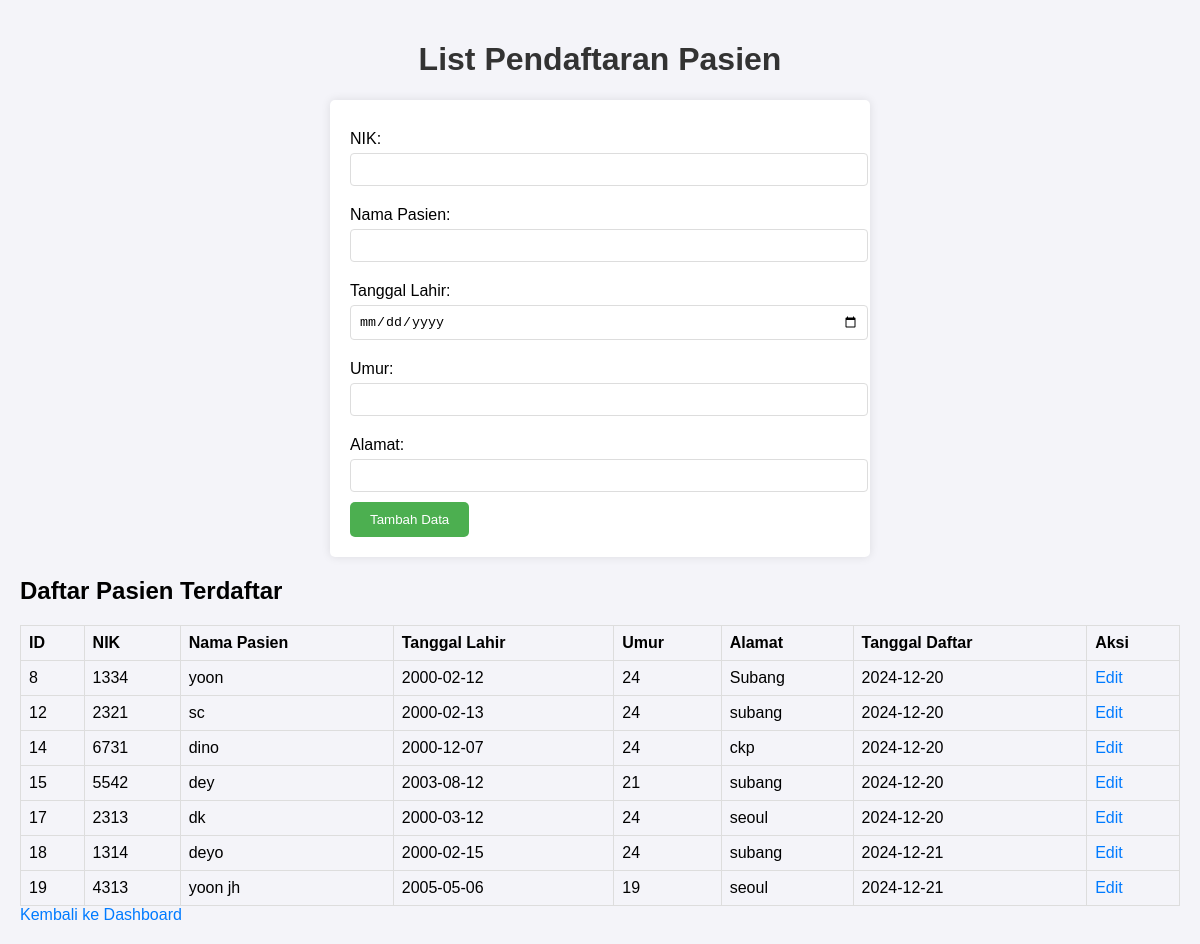
Screenshot of /list_pendaftaran_pasien.php with the database file from the repository.
### tables this page shows
CREATE TABLE `daftar_pasien` (
  `id_pasien` int(11) NOT NULL,
  `nik` varchar(50) NOT NULL,
  `nama_pasien` varchar(100) NOT NULL,
  `tanggal_lahir` date NOT NULL,
  `umur` int(11) NOT NULL,
  `alamat` varchar(255) NOT NULL,
  `tanggal_daftar` date NOT NULL DEFAULT curdate(),
  `no_antrian` int(11) NOT NULL,
  `id_data` int(11) DEFAULT NULL
);

### list_pendaftaran_pasien.php (the view, shortened to what this page needs)
<?php
include 'koneksi.php';
$edit_data = null;
$patients_result = $conn->query("SELECT * FROM daftar_pasien");
?>
<!DOCTYPE html>
<html lang="id">
<head>
</head>
<body>
    <h1>List Pendaftaran Pasien</h1>
    <form method="POST">
        <label>NIK:</label>
        <input type="text" name="nik" value="<?= $edit_data['nik'] ?? '' ?>" required>
        <label>Nama Pasien:</label>
        <input type="text" name="nama_pasien" value="<?= $edit_data['nama_pasien'] ?? '' ?>" required>
        <label>Tanggal Lahir:</label>
        <input type="date" name="tanggal_lahir" value="<?= $edit_data['tanggal_lahir'] ?? '' ?>" required>
        <label>Umur:</label>
        <input type="number" name="umur" value="<?= $edit_data['umur'] ?? '' ?>" required>
        <label>Alamat:</label>
        <input type="text" name="alamat" value="<?= $edit_data['alamat'] ?? '' ?>" required>
        <button type="submit"><?= isset($edit_data) ? 'Edit' : 'Tambah' ?> Data</button>
    </form>
    <h2>Daftar Pasien Terdaftar</h2>
    <table>
        <thead>
            <tr>
                <th>ID</th>
                <th>NIK</th>
                <th>Nama Pasien</th>
                <th>Tanggal Lahir</th>
                <th>Umur</th>
                <th>Alamat</th>
                <th>Tanggal Daftar</th>
                <th>Aksi</th>
            </tr>
        </thead>
        <tbody>
            <?php while ($row = $patients_result->fetch_assoc()): ?>
            <tr>
                <td><?= $row['id_pasien'] ?></td>
                <td><?= $row['nik'] ?></td>
                <td><?= $row['nama_pasien'] ?></td>
                <td><?= $row['tanggal_lahir'] ?></td>
                <td><?= $row['umur'] ?></td>
                <td><?= $row['alamat'] ?></td>
                <td><?= $row['tanggal_daftar'] ?></td>
                <td>
                    <a href="?id_pasien=<?= $row['id_pasien'] ?>">Edit</a>
                </td>
            </tr>
            <?php endwhile; ?>
        </tbody>
    </table>
    <a href="index.php">Kembali ke Dashboard</a>
</body>
</html>

### list_pendaftaran_pasien.php (style rules this page uses)
body { font-family: Arial, sans-serif; background-color: #f4f4f9; margin: 0; padding: 20px; }
h1 { color: #333; text-align: center; }
form { max-width: 500px; margin: 0 auto; padding: 20px; background: #fff; border-radius: 5px; box-shadow: 0 0 10px rgba(0, 0, 0, 0.1); }
label { display: block; margin: 10px 0 5px; }
input[type="text"], input[type="date"], input[type="number"] { width: 100%; padding: 8px; margin-bottom: 10px; border: 1px solid #ddd; border-radius: 4px; }
button { padding: 10px 20px; background-color: #4CAF50; color: white; border: none; border-radius: 5px; cursor: pointer; }
table { width: 100%; margin-top: 20px; border-collapse: collapse; }
table, th, td { border: 1px solid #ddd; }
th, td { padding: 8px; text-align: left; }
a { color: #007BFF; text-decoration: none; }

### rows the page displays
daftar_pasien: id_pasien "8", nik "1334", nama_pasien "yoon", tanggal_lahir "2000-02-12", umur "24", alamat "Subang", tanggal_daftar "2024-12-20"
daftar_pasien: id_pasien "12", nik "2321", nama_pasien "sc", tanggal_lahir "2000-02-13", umur "24", alamat "subang", tanggal_daftar "2024-12-20"
daftar_pasien: id_pasien "14", nik "6731", nama_pasien "dino", tanggal_lahir "2000-12-07", umur "24", alamat "ckp", tanggal_daftar "2024-12-20"
daftar_pasien: id_pasien "15", nik "5542", nama_pasien "dey", tanggal_lahir "2003-08-12", umur "21", alamat "subang", tanggal_daftar "2024-12-20"
daftar_pasien: id_pasien "17", nik "2313", nama_pasien "dk", tanggal_lahir "2000-03-12", umur "24", alamat "seoul", tanggal_daftar "2024-12-20"
daftar_pasien: id_pasien "18", nik "1314", nama_pasien "deyo", tanggal_lahir "2000-02-15", umur "24", alamat "subang", tanggal_daftar "2024-12-21"
daftar_pasien: id_pasien "19", nik "4313", nama_pasien "yoon jh", tanggal_lahir "2005-05-06", umur "19", alamat "seoul", tanggal_daftar "2024-12-21"
